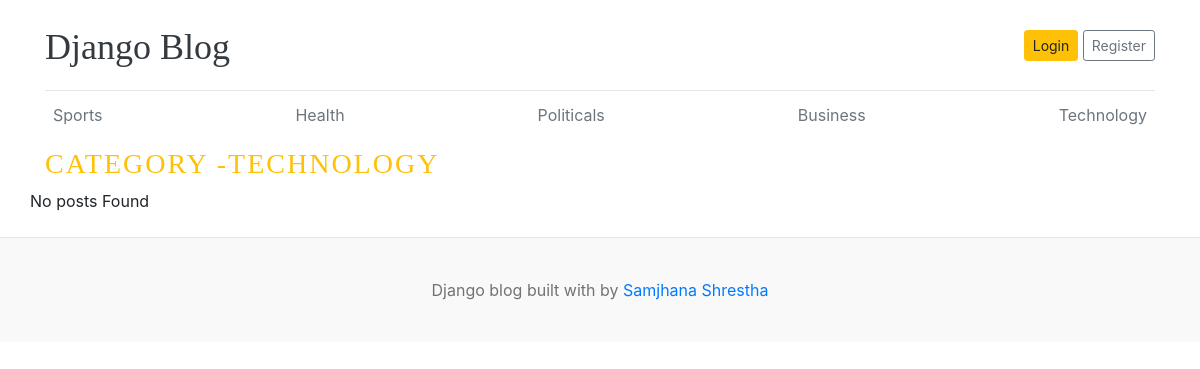
The page /category/5/ on the database its author committed.
### blogs/models.py (models this page shows)
class Category(models.Model):
  category_name = models.CharField(max_length=50, unique = True)
  created_at = models.DateTimeField(auto_now_add = True)
  updated_at = models.DateTimeField(auto_now=True)
  class Meta:
    verbose_name_plural = 'categories'
  def __str__(self):
    return self.category_name

### blogs/views.py (the view)
# urls.py: path('<int:category_id>/', views.posts_by_category, name='posts_by_category')
def posts_by_category(request, category_id):
  posts = Blog.objects.filter(status ="Published", category = category_id)
  category = get_object_or_404(Category, pk = category_id)
  context ={
    'posts' : posts,
    'category' : category,
  }
  return render(request, 'posts_by_category.html', context )

### blogs/context_processors.py (called while the page is built)
def get_categories(request):
  categories = Category.objects.all()
  return dict(categories = categories)

### blog_main/templates/posts_by_category.html (shortened to what this page needs)
{% extends  'base.html' %}
  {% block content %}
 <h3 class ="text-uppercase text-warning" style ="letter-spacing: 2px; ">Category -{{category}}</h3>
      <div class="row mb-2">
        {% if posts %}
        {% for post in posts %}
        <div class="col-md-6">
          <div class="card border-0">
            <div class="card-body">
              <h3>{{ post.title }}</h3>
              <small class="mb-1 text-muted">{{ post.created_at | timesince}} ago | {{post.author}}</small>
              <p class="card-text">{{ post.short_description |truncatewords:15 }}</p>
            </div>
          </div>
        </div>
      </div>
      {% endfor %}
      {% else%}
      <p> No posts Found</p>
       {% endif %}
    </div>
    </div>
   {% endblock %}

### blog_main/templates/base.html (shortened to what this page needs)
{% load static %}
<!doctype html>
<html lang="en">
  <head>
  <link href="https://cdn.jsdelivr.net/npm/bootstrap@4.0.0/dist/css/bootstrap.min.css" rel="stylesheet">
  <link href="{% static 'css/blog.css' %}" rel="stylesheet">
</head>
  <body>
    <div class="container">
      <header class="blog-header py-3">
        <div class="row flex-nowrap justify-content-between align-items-center">
          <div class="col-8 pt-1">
            <a class="blog-header-logo text-dark" href="/">Django Blog</a>
          </div>
          <div class="col-4 d-flex justify-content-end align-items-center">
            <a class="btn btn-sm btn-warning" href="#">Login</a> &nbsp;
            <a class="btn btn-sm btn-outline-secondary" href="#">Register</a>
          </div>
        </div>
      </header>
      <div class="nav-scroller py-1 mb-2">
        <nav class="nav d-flex justify-content-between">
          {% for cat in categories %}
          <a class="p-2 text-muted" href="{% url 'posts_by_category' cat.id %}"> {{cat.category_name}}</a>
          {% endfor %}
        </nav>
      </div>
 {% block content%}
 {% endblock %}
   <footer class="blog-footer">
      <p>Django blog built with  by <a href="#">Samjhana Shrestha</a></p>
    </footer>
  </body>
</html>

### blog_main/static/css/blog.css (style rules this page uses)
.blog-header { border-bottom: 1px solid #e5e5e5; }
.blog-header-logo { font-family: "Playfair Display", Georgia, "Times New Roman", serif; font-size: 2.25rem; }
h1, h2, h3, h4, h5, h6 { font-family: "Playfair Display", Georgia, "Times New Roman", serif; }
.blog-footer { padding: 2.5rem 0; color: #727272; text-align: center; background-color: #f9f9f9; border-top: .05rem solid #e5e5e5; }
.blog-footer p:last-child { margin-bottom: 0; }

### rows shown on the page
Category: category_name "Sports"
Category: category_name "Health"
Category: category_name "Politicals"
Category: category_name "Business"
Category: category_name "Technology", category_name "TECHNOLOGY"
